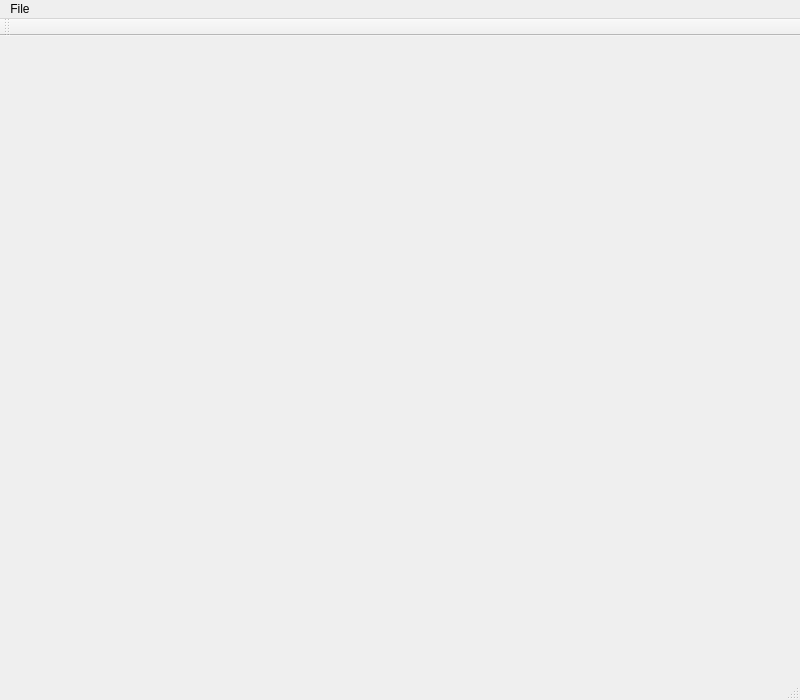
<?xml version="1.0" encoding="UTF-8"?>
<ui version="4.0">
 <class>MainWindow</class>
 <widget class="QMainWindow" name="MainWindow">
  <property name="geometry">
   <rect>
    <x>0</x>
    <y>0</y>
    <width>800</width>
    <height>700</height>
   </rect>
  </property>
  <property name="windowTitle">
   <string>ROCK Waypoint / Trajectory Generator</string>
  </property>
  <widget class="QWidget" name="centralWidget"/>
  <widget class="QMenuBar" name="menuBar">
   <property name="geometry">
    <rect>
     <x>0</x>
     <y>0</y>
     <width>800</width>
     <height>25</height>
    </rect>
   </property>
   <widget class="QMenu" name="menuFile">
    <property name="title">
     <string>File</string>
    </property>
    <addaction name="actionQuit"/>
   </widget>
   <addaction name="menuFile"/>
  </widget>
  <widget class="QToolBar" name="mainToolBar">
   <attribute name="toolBarArea">
    <enum>TopToolBarArea</enum>
   </attribute>
   <attribute name="toolBarBreak">
    <bool>false</bool>
   </attribute>
  </widget>
  <widget class="QStatusBar" name="statusBar"/>
  <action name="actionQuit">
   <property name="text">
    <string>Quit</string>
   </property>
  </action>
  <action name="actionMoscow">
   <property name="text">
    <string>Moscow</string>
   </property>
  </action>
  <action name="actionNewYork">
   <property name="text">
    <string>New York</string>
   </property>
  </action>
  <action name="actionLondon">
   <property name="text">
    <string>London</string>
   </property>
  </action>
  <action name="actionSanJose_CA">
   <property name="text">
    <string>San Jose CA</string>
   </property>
  </action>
  <action name="actionBedford_MA">
   <property name="text">
    <string>Bedford MA</string>
   </property>
  </action>
  <action name="actionSky">
   <property name="text">
    <string>Sky</string>
   </property>
  </action>
  <action name="actionBorders">
   <property name="checkable">
    <bool>true</bool>
   </property>
   <property name="text">
    <string>Borders and Names</string>
   </property>
  </action>
  <action name="actionRoads">
   <property name="checkable">
    <bool>true</bool>
   </property>
   <property name="text">
    <string>Roads</string>
   </property>
  </action>
 </widget>
 <layoutdefault spacing="6" margin="11"/>
 <resources/>
 <connections/>
</ui>
